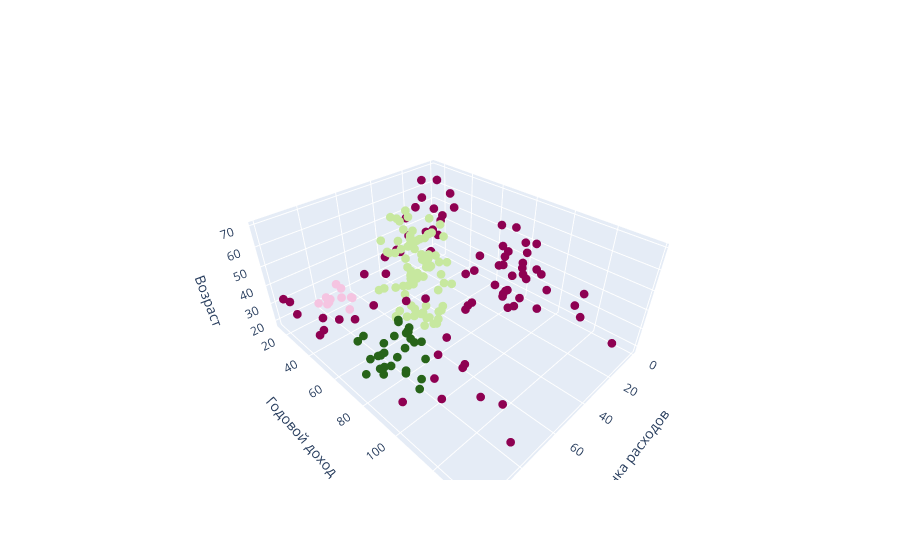

The cell this chart's notebook holds for it:
### Code cell
viz_cluster_3d()

### Figure 1 — Plotly figure (JSON) as saved in the notebook; plotly's stock layout.template omitted (floating-point values rounded to 4 significant figures; data arrays with more than 128 entries replaced by an {"elided": "..."} marker saying what was removed)
{"data": [{"marker": {"color": {"elided": "200 int values"}, "size": 3}, "mode": "markers", "type": "scatter3d", "x": {"elided": "200 int values"}, "y": {"elided": "200 int values"}, "z": {"elided": "200 int values"}}], "layout": {"autosize": true, "legend": {"title": {"text": "Кластеры"}}, "scene": {"aspectmode": "auto", "aspectratio": {"x": 1.148, "y": 1.429, "z": 0.6093}, "xaxis": {"title": {"text": "Оценка расходов"}, "type": "linear"}, "yaxis": {"title": {"text": "Годовой доход"}, "type": "linear"}, "zaxis": {"title": {"text": "Возраст"}, "type": "linear"}}}}
